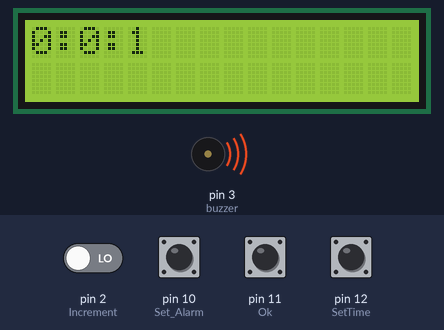
Recording of a sketch running on a simulated Arduino Uno, built with avr-gcc and run on an emulated ATmega328P. Shown: 16×2 character LCD, buzzer (waves = sounding, pin HIGH). The test bench sets the inputs (shaded band); at power-on: pin 2 (Increment), pin 10 (Set_Alarm), pin 11 (Ok), pin 12 (SetTime) LOW.

Above: at 2.6 s.
2.7 s: pin 10 (Set_Alarm) pulled HIGH for 0.15 s
At 3.9 s:
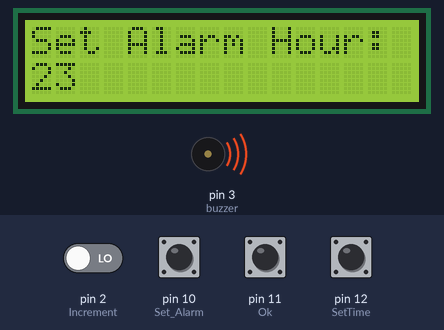
4.3 s: pin 11 (Ok) pulled HIGH for 0.15 s
At 4.7 s:
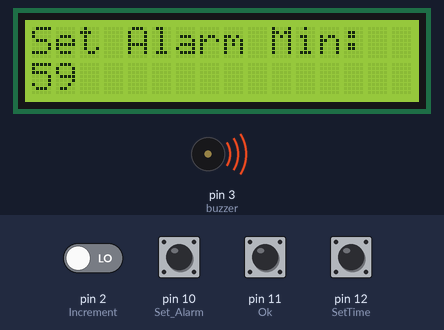
5.9 s: pin 2 (Increment) driven HIGH
At 6.3 s:
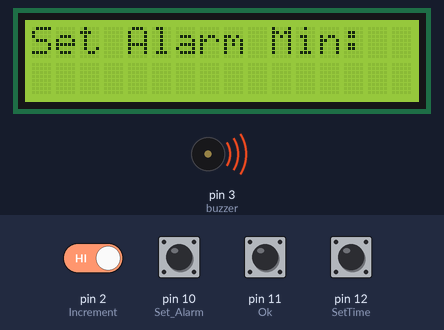
7.4 s: pin 2 (Increment) driven LOW
At 8.6 s:
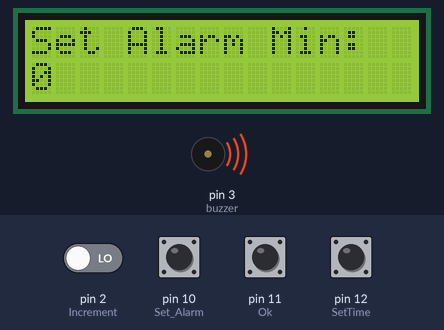
8.9 s: pin 11 (Ok) pulled HIGH for 1 s
At 10.7 s:
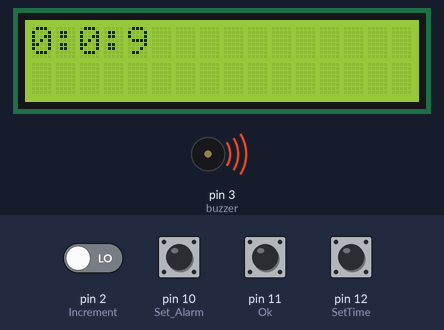
11.5 s: pin 12 (SetTime) pulled HIGH for 0.15 s
At 11.9 s:
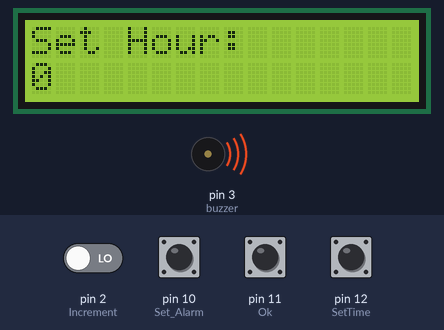
Timing chart, 0 to 14.1 s (numbered marks = the images above; inputs shaded):
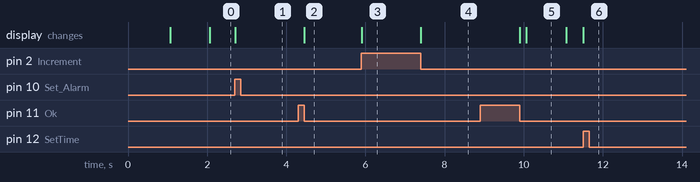

Measured:
- after the input at 2.7 s, the display: changes at once (image 1)
- after the input at 4.3 s, the display: changes after 0.15 s (image 2)
- after the input at 5.9 s, the display: changes at once (image 3)
- after the input at 7.4 s, the display: changes at once (image 4)
- after the input at 8.9 s, the display: first changes after 1.0 s (image 5 shows a later state)
- after the input at 11.5 s, the display: changes at once (image 6)
- what the display in image 5 shows lasts 1.0 s, from 10.1 s to 11.1 s

The sketch:

Alarm_Clock_that_Works__.ino
```cpp
#include<LiquidCrystal.h>

// assigning all the lcd pins and declaring them to lcd object
const int rs = 9, en = 8, d4 = 4, d5 = 5, d6 = 6, d7 = 7;
LiquidCrystal lcd(rs,en,d4,d5,d6,d7);

// buzzer pin
const int buzzer = 3;

// switches to control the alarm clock
const int SetTime = 12, Increment = 2, Set_Alarm = 10, Ok = 11;

// vairables to store when to turn on the alarm
int alarmHour = 23, alarmMin = 59, alarmSec = 00;

// variables to constantly update the current time
int Hour = 00, Min = 00, Sec = 00;

// variables to calculate if time has passed 1 sec
unsigned long startMillis;
unsigned long currentMillis;
const unsigned long period = 1000;

// Declaring User Made Functions
void Show_Time();
void Update_Time();
void SetCurrentTime();
void Setting_Alarm();
void Alarm();


void setup()
{

  Serial.begin(9600);
  lcd.begin(16, 2);
  lcd.clear();

  pinMode(buzzer,OUTPUT);

  pinMode(SetTime,INPUT);
  pinMode(Increment,INPUT);
  pinMode(Set_Alarm,INPUT);
  pinMode(Ok,INPUT);

  digitalWrite(buzzer,HIGH);

  delay(1000);
  startMillis = millis();
}


void loop()
{
  Update_Time();
  Show_Time();
  if (digitalRead(SetTime) == 1)
  {
    SetCurrentTime();
  }
  if (digitalRead(Set_Alarm) == 1)
  {
    Setting_Alarm();
  }
  if (Hour == alarmHour && Min == alarmMin && Sec == alarmSec)
  {
    Alarm();
  }
}


void Show_Time()
{
  lcd.setCursor(0,0);
  lcd.print(Hour);
  lcd.print(":");
  lcd.print(Min);
  lcd.print(":");
  lcd.print(Sec);
}

void Update_Time()
{
  currentMillis = millis();
  if (currentMillis - startMillis >= period)
  {
    if (Sec > 59)
    {
      Sec = 0;
      Min++;

      if (Min > 59)
      {
        Min = 0;
        Hour++;

        if (Hour > 23)
        {
          Hour = 0;
        }
      }
    }
    else
    {
      Sec++;
    }

    startMillis = currentMillis;
  }
}


void SetCurrentTime()
{
  // setting current hour
  lcd.clear();

  //entering increment mode where hour is updated every time increment is pressed
  while(digitalRead(Ok) == 0)
  {
    lcd.setCursor(0,0);
    lcd.print("Set Hour: ");
    lcd.setCursor(0,1);
    lcd.print(Hour);

    if (digitalRead(Increment) == 1)
    {
      Hour++;

      if (Hour > 23)
      {
        lcd.setCursor(0,1);
        lcd.print("  ");     // to remove the numbers that are left over on the screen. (say 23 to 0 should be 23 --> 0 not 03)
        Hour = 00;
      }
    }

    // as long as the button is pressed, it will only update time and increment only once
    while(digitalRead(Increment) == 1)
    {
      Update_Time();
    }
    Update_Time();
  }

  // making sure the time isn't affected by user pressing a second or two long
  while(digitalRead(Ok) == 1)
  {
    Update_Time();
  }

  // setting current minute and repeating the above procedure except this time for minute
  lcd.clear();

  while(digitalRead(Ok) == 0)
  {
    lcd.setCursor(0,0);
    lcd.print("Set Min:");
    lcd.setCursor(0,1);
    lcd.print(Min);

    if (digitalRead(Increment) == 1)
    {
      Min++;
      if (Min > 59)
      {
        lcd.setCursor(0,1);
        lcd.print("  ");
        Min = 00;
      }
    }

    while(digitalRead(Increment) == 1)
    {
      Update_Time();
    }
    Update_Time();
  }

  while(digitalRead(Ok) == 1)
  {
    Update_Time();
  }

  lcd.clear();
  Show_Time();
}

// same as SetCurrentTime excpet this one is for alarm variables.
void Setting_Alarm()
{
  lcd.clear();

  while(digitalRead(Ok) == 0)
  {
    lcd.setCursor(0,0);
    lcd.print("Set Alarm Hour:");
    lcd.setCursor(0,1);
    lcd.print(alarmHour);

    if (digitalRead(Increment) == 1)
    {    alarmHour++;
      if (alarmHour > 23)
      {
        lcd.setCursor(0,1);
        lcd.print("  ");
        alarmHour = 00;
      }
    }

    while(digitalRead(Increment) == 1)
    {
      Update_Time();
    }

    Update_Time();
  }

  while(digitalRead(Ok) == 1)
  {
    Update_Time();
  }

  lcd.clear();

  while(digitalRead(Ok) == 0)
  {
    lcd.setCursor(0,0);
    lcd.print("Set Alarm Min:");
    lcd.setCursor(0,1);
    lcd.print(alarmMin);

    if (digitalRead(Increment) == 1)
    {
      alarmMin++;
      if (alarmMin > 59)
      {
        lcd.setCursor(0,1);
        lcd.print("  ");
        alarmMin = 00;
      }
    }

    while(digitalRead(Increment) == 1)
    {
      Update_Time();
    }
    Update_Time();
  }

  while(digitalRead(Ok) == 1)
  {
    Update_Time();
  }

  lcd.clear();
  Show_Time();
}


void Alarm()
{
  lcd.clear();
  lcd.setCursor(0,1);
  lcd.print("ALARM!!!");
  while(digitalRead(Ok) == 0)
  {
    digitalWrite(3,HIGH);
    delay(500);
    digitalWrite(3,LOW);
    delay(500);
    Update_Time();
    Show_Time();
  }

  lcd.clear();
  while(digitalRead(Ok)==1)
  {
    digitalWrite(buzzer,HIGH);
    Update_Time();
  }

  lcd.clear();
  Show_Time();
}
```
